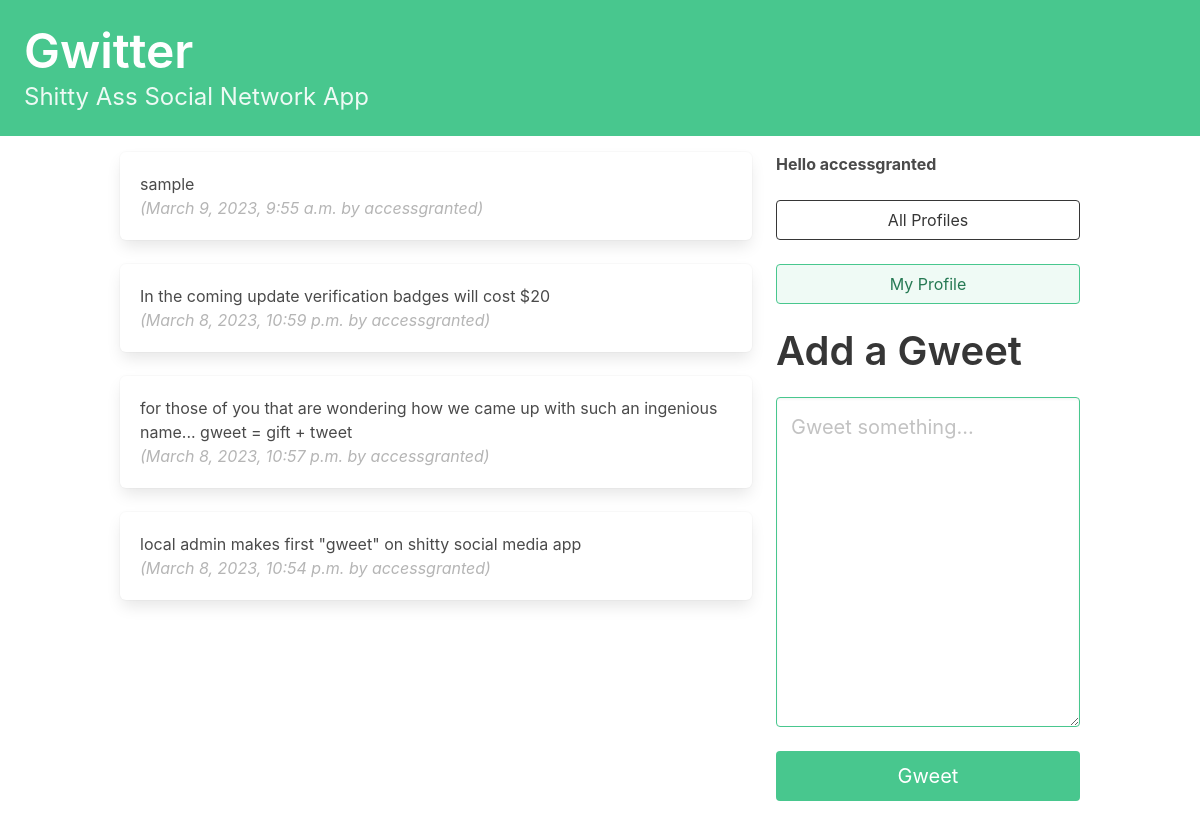
Screenshot of /gwitter/ (signed in) with the database file from the repository.
### gwitter/models.py (models this page shows, shortened)
class Gweet(models.Model):
    user = models.ForeignKey(User, related_name='gweets', on_delete=models.DO_NOTHING)
    body = models.CharField(max_length=140)
    created_at = models.DateTimeField(auto_now_add=True)

### gwitter/views.py (the view, shortened to what this page needs)
# urls.py: path('', dashboard, name='dashboard'),
def dashboard(request):
    form = GweetForm(request.POST or None)
    gweets = Gweet.objects.all().order_by('-created_at')
    return render(request, 'gwitter/dashboard.html', {'gweets':gweets, 'form':form, 'user':request.user.username})

### gwitter/forms.py
class GweetForm(forms.ModelForm):
    body = forms.CharField(required=True,
                           widget=forms.widgets.Textarea(
                                attrs={
                                    "placeholder": "Gweet something...",
                                    "class": "textarea is-success is-medium",
                                }
                            ),
                            label='',)
    class Meta():
        model = Gweet
        exclude = ('user', )

### gwitter/templates/gwitter/dashboard.html (shortened to what this page needs)
{% extends 'base.html' %}
{% block content %}
    <div class="column">
        {% for gweet in gweets %}
            <div class="box">
                {{ gweet.body }}
                <span class="is-small has-text-grey-light">
                    <br>
                    <i>({{ gweet.created_at }} by {{ gweet.user.username }})</i>
                </span>
            </div>
        {% endfor %}
    </div>
    <div class="column is-one-third">
        <div class="block">
            <b>Hello {{ user }}</b>
        </div>
        <div class="block">
            <a href="{% url 'gwitter:profile-list' %} ">
                <button class="button is-dark is-outlined is-fullwidth">
                    All Profiles
                </button>
            </a>
        </div>
        <div class="block">
            <a href="{% url 'gwitter:profile' request.user.username %} ">
                <button class="button is-success is-light is-outlined is-fullwidth">
                    My Profile
                </button>
            </a>
        </div>
        <div class="block">
            <div class="block">
                <h2 class="title is-2">Add a Gweet</p>
            </div>
            <div class="block">
                <form method="post">
                    {{ form.as_p }}
                    <button class="button is-success is-fullwidth is-medium mt-5" type="submit">
                        Gweet
                    </button>
                </form>
            </div>
        </div>
    </div>
{% endblock content %}

### rows the page displays
Gweet: body "sample", created_at "March 9, 2023, 9:55 a.m.", user.username "accessgranted"
Gweet: body "In the coming update verification badges will cost $20", created_at "March 8, 2023, 10:59 p.m.", user.username "accessgranted"
Gweet: body "for those of you that are wondering how we came up with such an ingenious name... gweet = gift + tweet", created_at "March 8, 2023, 10:57 p.m.", user.username "accessgranted"
Gweet: body "local admin makes first \"gweet\" on shitty social media app", created_at "March 8, 2023, 10:54 p.m.", user.username "accessgranted"

### other values shown
{{ user }} "accessgranted"
